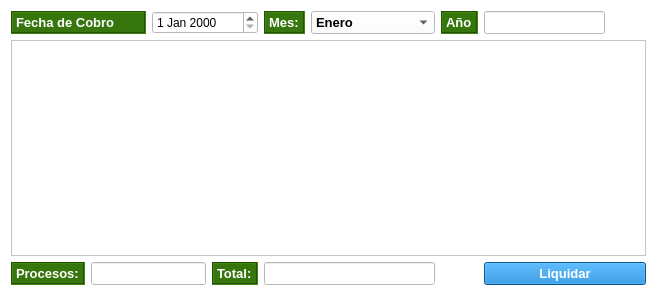
<?xml version="1.0" encoding="UTF-8"?>
<ui version="4.0">
 <class>Form</class>
 <widget class="QWidget" name="Form">
  <property name="geometry">
   <rect>
    <x>0</x>
    <y>0</y>
    <width>657</width>
    <height>296</height>
   </rect>
  </property>
  <property name="palette">
   <palette>
    <active>
     <colorrole role="WindowText">
      <brush brushstyle="SolidPattern">
       <color alpha="255">
        <red>0</red>
        <green>0</green>
        <blue>0</blue>
       </color>
      </brush>
     </colorrole>
     <colorrole role="Button">
      <brush brushstyle="SolidPattern">
       <color alpha="255">
        <red>255</red>
        <green>255</green>
        <blue>255</blue>
       </color>
      </brush>
     </colorrole>
     <colorrole role="Light">
      <brush brushstyle="SolidPattern">
       <color alpha="255">
        <red>255</red>
        <green>255</green>
        <blue>255</blue>
       </color>
      </brush>
     </colorrole>
     <colorrole role="Midlight">
      <brush brushstyle="SolidPattern">
       <color alpha="255">
        <red>255</red>
        <green>255</green>
        <blue>255</blue>
       </color>
      </brush>
     </colorrole>
     <colorrole role="Dark">
      <brush brushstyle="SolidPattern">
       <color alpha="255">
        <red>127</red>
        <green>127</green>
        <blue>127</blue>
       </color>
      </brush>
     </colorrole>
     <colorrole role="Mid">
      <brush brushstyle="SolidPattern">
       <color alpha="255">
        <red>170</red>
        <green>170</green>
        <blue>170</blue>
       </color>
      </brush>
     </colorrole>
     <colorrole role="Text">
      <brush brushstyle="SolidPattern">
       <color alpha="255">
        <red>0</red>
        <green>0</green>
        <blue>0</blue>
       </color>
      </brush>
     </colorrole>
     <colorrole role="BrightText">
      <brush brushstyle="SolidPattern">
       <color alpha="255">
        <red>255</red>
        <green>255</green>
        <blue>255</blue>
       </color>
      </brush>
     </colorrole>
     <colorrole role="ButtonText">
      <brush brushstyle="SolidPattern">
       <color alpha="255">
        <red>0</red>
        <green>0</green>
        <blue>0</blue>
       </color>
      </brush>
     </colorrole>
     <colorrole role="Base">
      <brush brushstyle="SolidPattern">
       <color alpha="255">
        <red>255</red>
        <green>255</green>
        <blue>255</blue>
       </color>
      </brush>
     </colorrole>
     <colorrole role="Window">
      <brush brushstyle="SolidPattern">
       <color alpha="255">
        <red>255</red>
        <green>255</green>
        <blue>255</blue>
       </color>
      </brush>
     </colorrole>
     <colorrole role="Shadow">
      <brush brushstyle="SolidPattern">
       <color alpha="255">
        <red>0</red>
        <green>0</green>
        <blue>0</blue>
       </color>
      </brush>
     </colorrole>
     <colorrole role="AlternateBase">
      <brush brushstyle="SolidPattern">
       <color alpha="255">
        <red>255</red>
        <green>255</green>
        <blue>255</blue>
       </color>
      </brush>
     </colorrole>
     <colorrole role="ToolTipBase">
      <brush brushstyle="SolidPattern">
       <color alpha="255">
        <red>255</red>
        <green>255</green>
        <blue>220</blue>
       </color>
      </brush>
     </colorrole>
     <colorrole role="ToolTipText">
      <brush brushstyle="SolidPattern">
       <color alpha="255">
        <red>0</red>
        <green>0</green>
        <blue>0</blue>
       </color>
      </brush>
     </colorrole>
    </active>
    <inactive>
     <colorrole role="WindowText">
      <brush brushstyle="SolidPattern">
       <color alpha="255">
        <red>0</red>
        <green>0</green>
        <blue>0</blue>
       </color>
      </brush>
     </colorrole>
     <colorrole role="Button">
      <brush brushstyle="SolidPattern">
       <color alpha="255">
        <red>255</red>
        <green>255</green>
        <blue>255</blue>
       </color>
      </brush>
     </colorrole>
     <colorrole role="Light">
      <brush brushstyle="SolidPattern">
       <color alpha="255">
        <red>255</red>
        <green>255</green>
        <blue>255</blue>
       </color>
      </brush>
     </colorrole>
     <colorrole role="Midlight">
      <brush brushstyle="SolidPattern">
       <color alpha="255">
        <red>255</red>
        <green>255</green>
        <blue>255</blue>
       </color>
      </brush>
     </colorrole>
     <colorrole role="Dark">
      <brush brushstyle="SolidPattern">
       <color alpha="255">
        <red>127</red>
        <green>127</green>
        <blue>127</blue>
       </color>
      </brush>
     </colorrole>
     <colorrole role="Mid">
      <brush brushstyle="SolidPattern">
       <color alpha="255">
        <red>170</red>
        <green>170</green>
        <blue>170</blue>
       </color>
      </brush>
     </colorrole>
     <colorrole role="Text">
      <brush brushstyle="SolidPattern">
       <color alpha="255">
        <red>0</red>
        <green>0</green>
        <blue>0</blue>
       </color>
      </brush>
     </colorrole>
     <colorrole role="BrightText">
      <brush brushstyle="SolidPattern">
       <color alpha="255">
        <red>255</red>
        <green>255</green>
        <blue>255</blue>
       </color>
      </brush>
     </colorrole>
     <colorrole role="ButtonText">
      <brush brushstyle="SolidPattern">
       <color alpha="255">
        <red>0</red>
        <green>0</green>
        <blue>0</blue>
       </color>
      </brush>
     </colorrole>
     <colorrole role="Base">
      <brush brushstyle="SolidPattern">
       <color alpha="255">
        <red>255</red>
        <green>255</green>
        <blue>255</blue>
       </color>
      </brush>
     </colorrole>
     <colorrole role="Window">
      <brush brushstyle="SolidPattern">
       <color alpha="255">
        <red>255</red>
        <green>255</green>
        <blue>255</blue>
       </color>
      </brush>
     </colorrole>
     <colorrole role="Shadow">
      <brush brushstyle="SolidPattern">
       <color alpha="255">
        <red>0</red>
        <green>0</green>
        <blue>0</blue>
       </color>
      </brush>
     </colorrole>
     <colorrole role="AlternateBase">
      <brush brushstyle="SolidPattern">
       <color alpha="255">
        <red>255</red>
        <green>255</green>
        <blue>255</blue>
       </color>
      </brush>
     </colorrole>
     <colorrole role="ToolTipBase">
      <brush brushstyle="SolidPattern">
       <color alpha="255">
        <red>255</red>
        <green>255</green>
        <blue>220</blue>
       </color>
      </brush>
     </colorrole>
     <colorrole role="ToolTipText">
      <brush brushstyle="SolidPattern">
       <color alpha="255">
        <red>0</red>
        <green>0</green>
        <blue>0</blue>
       </color>
      </brush>
     </colorrole>
    </inactive>
    <disabled>
     <colorrole role="WindowText">
      <brush brushstyle="SolidPattern">
       <color alpha="255">
        <red>127</red>
        <green>127</green>
        <blue>127</blue>
       </color>
      </brush>
     </colorrole>
     <colorrole role="Button">
      <brush brushstyle="SolidPattern">
       <color alpha="255">
        <red>255</red>
        <green>255</green>
        <blue>255</blue>
       </color>
      </brush>
     </colorrole>
     <colorrole role="Light">
      <brush brushstyle="SolidPattern">
       <color alpha="255">
        <red>255</red>
        <green>255</green>
        <blue>255</blue>
       </color>
      </brush>
     </colorrole>
     <colorrole role="Midlight">
      <brush brushstyle="SolidPattern">
       <color alpha="255">
        <red>255</red>
        <green>255</green>
        <blue>255</blue>
       </color>
      </brush>
     </colorrole>
     <colorrole role="Dark">
      <brush brushstyle="SolidPattern">
       <color alpha="255">
        <red>127</red>
        <green>127</green>
        <blue>127</blue>
       </color>
      </brush>
     </colorrole>
     <colorrole role="Mid">
      <brush brushstyle="SolidPattern">
       <color alpha="255">
        <red>170</red>
        <green>170</green>
        <blue>170</blue>
       </color>
      </brush>
     </colorrole>
     <colorrole role="Text">
      <brush brushstyle="SolidPattern">
       <color alpha="255">
        <red>127</red>
        <green>127</green>
        <blue>127</blue>
       </color>
      </brush>
     </colorrole>
     <colorrole role="BrightText">
      <brush brushstyle="SolidPattern">
       <color alpha="255">
        <red>255</red>
        <green>255</green>
        <blue>255</blue>
       </color>
      </brush>
     </colorrole>
     <colorrole role="ButtonText">
      <brush brushstyle="SolidPattern">
       <color alpha="255">
        <red>127</red>
        <green>127</green>
        <blue>127</blue>
       </color>
      </brush>
     </colorrole>
     <colorrole role="Base">
      <brush brushstyle="SolidPattern">
       <color alpha="255">
        <red>255</red>
        <green>255</green>
        <blue>255</blue>
       </color>
      </brush>
     </colorrole>
     <colorrole role="Window">
      <brush brushstyle="SolidPattern">
       <color alpha="255">
        <red>255</red>
        <green>255</green>
        <blue>255</blue>
       </color>
      </brush>
     </colorrole>
     <colorrole role="Shadow">
      <brush brushstyle="SolidPattern">
       <color alpha="255">
        <red>0</red>
        <green>0</green>
        <blue>0</blue>
       </color>
      </brush>
     </colorrole>
     <colorrole role="AlternateBase">
      <brush brushstyle="SolidPattern">
       <color alpha="255">
        <red>255</red>
        <green>255</green>
        <blue>255</blue>
       </color>
      </brush>
     </colorrole>
     <colorrole role="ToolTipBase">
      <brush brushstyle="SolidPattern">
       <color alpha="255">
        <red>255</red>
        <green>255</green>
        <blue>220</blue>
       </color>
      </brush>
     </colorrole>
     <colorrole role="ToolTipText">
      <brush brushstyle="SolidPattern">
       <color alpha="255">
        <red>0</red>
        <green>0</green>
        <blue>0</blue>
       </color>
      </brush>
     </colorrole>
    </disabled>
   </palette>
  </property>
  <property name="windowTitle">
   <string>Form</string>
  </property>
  <layout class="QGridLayout" name="gridLayout" rowstretch="5,90,5">
   <item row="0" column="2" colspan="2">
    <widget class="QDateEdit" name="dateEdit">
     <property name="sizePolicy">
      <sizepolicy hsizetype="Minimum" vsizetype="Expanding">
       <horstretch>0</horstretch>
       <verstretch>0</verstretch>
      </sizepolicy>
     </property>
    </widget>
   </item>
   <item row="0" column="0" colspan="2">
    <widget class="QLabel" name="label_6">
     <property name="sizePolicy">
      <sizepolicy hsizetype="Preferred" vsizetype="Expanding">
       <horstretch>0</horstretch>
       <verstretch>0</verstretch>
      </sizepolicy>
     </property>
     <property name="font">
      <font>
       <pointsize>10</pointsize>
       <weight>75</weight>
       <bold>true</bold>
      </font>
     </property>
     <property name="styleSheet">
      <string notr="true">#label_6{
background-color:#37760D;
color: #FFFFFF;
}</string>
     </property>
     <property name="frameShape">
      <enum>QFrame::Box</enum>
     </property>
     <property name="frameShadow">
      <enum>QFrame::Sunken</enum>
     </property>
     <property name="text">
      <string>Fecha de Cobro</string>
     </property>
    </widget>
   </item>
   <item row="0" column="6">
    <widget class="QComboBox" name="comboBox_2">
     <property name="sizePolicy">
      <sizepolicy hsizetype="Preferred" vsizetype="Expanding">
       <horstretch>0</horstretch>
       <verstretch>0</verstretch>
      </sizepolicy>
     </property>
     <property name="font">
      <font>
       <pointsize>10</pointsize>
       <weight>75</weight>
       <bold>true</bold>
      </font>
     </property>
     <item>
      <property name="text">
       <string>Enero</string>
      </property>
     </item>
     <item>
      <property name="text">
       <string>Febrero</string>
      </property>
     </item>
     <item>
      <property name="text">
       <string>Marzo</string>
      </property>
     </item>
     <item>
      <property name="text">
       <string>Abril</string>
      </property>
     </item>
     <item>
      <property name="text">
       <string>Mayo</string>
      </property>
     </item>
     <item>
      <property name="text">
       <string>Junio</string>
      </property>
     </item>
     <item>
      <property name="text">
       <string>SAC-Junio</string>
      </property>
     </item>
     <item>
      <property name="text">
       <string>Julio</string>
      </property>
     </item>
     <item>
      <property name="text">
       <string>Agosto</string>
      </property>
     </item>
     <item>
      <property name="text">
       <string>Septiembre</string>
      </property>
     </item>
     <item>
      <property name="text">
       <string>Octubre</string>
      </property>
     </item>
     <item>
      <property name="text">
       <string>Noviembre</string>
      </property>
     </item>
     <item>
      <property name="text">
       <string>Diciembre</string>
      </property>
     </item>
     <item>
      <property name="text">
       <string>SAC-Diciembre</string>
      </property>
     </item>
    </widget>
   </item>
   <item row="0" column="7">
    <widget class="QLabel" name="label_3">
     <property name="sizePolicy">
      <sizepolicy hsizetype="Preferred" vsizetype="Expanding">
       <horstretch>0</horstretch>
       <verstretch>0</verstretch>
      </sizepolicy>
     </property>
     <property name="font">
      <font>
       <pointsize>10</pointsize>
       <weight>75</weight>
       <bold>true</bold>
      </font>
     </property>
     <property name="styleSheet">
      <string notr="true">#label_3{
background-color:#37760D;
color: #FFFFFF;
}</string>
     </property>
     <property name="frameShape">
      <enum>QFrame::Box</enum>
     </property>
     <property name="frameShadow">
      <enum>QFrame::Sunken</enum>
     </property>
     <property name="text">
      <string>Año</string>
     </property>
    </widget>
   </item>
   <item row="0" column="8">
    <widget class="QLineEdit" name="lineEdit">
     <property name="sizePolicy">
      <sizepolicy hsizetype="Expanding" vsizetype="Expanding">
       <horstretch>0</horstretch>
       <verstretch>0</verstretch>
      </sizepolicy>
     </property>
     <property name="font">
      <font>
       <pointsize>10</pointsize>
       <weight>75</weight>
       <bold>true</bold>
      </font>
     </property>
    </widget>
   </item>
   <item row="2" column="0">
    <widget class="QLabel" name="label_4">
     <property name="sizePolicy">
      <sizepolicy hsizetype="Preferred" vsizetype="Expanding">
       <horstretch>0</horstretch>
       <verstretch>0</verstretch>
      </sizepolicy>
     </property>
     <property name="font">
      <font>
       <pointsize>10</pointsize>
       <weight>75</weight>
       <bold>true</bold>
      </font>
     </property>
     <property name="styleSheet">
      <string notr="true">#label_4{
background-color:#37760D;
color: #FFFFFF;
}</string>
     </property>
     <property name="frameShape">
      <enum>QFrame::Box</enum>
     </property>
     <property name="frameShadow">
      <enum>QFrame::Sunken</enum>
     </property>
     <property name="text">
      <string>Procesos:</string>
     </property>
    </widget>
   </item>
   <item row="2" column="1" colspan="2">
    <widget class="QLineEdit" name="lineEdit_2">
     <property name="sizePolicy">
      <sizepolicy hsizetype="Expanding" vsizetype="Expanding">
       <horstretch>0</horstretch>
       <verstretch>0</verstretch>
      </sizepolicy>
     </property>
     <property name="font">
      <font>
       <pointsize>10</pointsize>
       <weight>75</weight>
       <bold>true</bold>
      </font>
     </property>
    </widget>
   </item>
   <item row="2" column="3">
    <widget class="QLabel" name="label_5">
     <property name="sizePolicy">
      <sizepolicy hsizetype="Preferred" vsizetype="Expanding">
       <horstretch>0</horstretch>
       <verstretch>0</verstretch>
      </sizepolicy>
     </property>
     <property name="font">
      <font>
       <pointsize>10</pointsize>
       <weight>75</weight>
       <bold>true</bold>
      </font>
     </property>
     <property name="styleSheet">
      <string notr="true">#label_5{
background-color:#37760D;
color: #FFFFFF;
}</string>
     </property>
     <property name="frameShape">
      <enum>QFrame::Box</enum>
     </property>
     <property name="frameShadow">
      <enum>QFrame::Sunken</enum>
     </property>
     <property name="text">
      <string>Total:</string>
     </property>
    </widget>
   </item>
   <item row="2" column="4" colspan="3">
    <widget class="QLineEdit" name="lineEdit_3">
     <property name="sizePolicy">
      <sizepolicy hsizetype="Expanding" vsizetype="Expanding">
       <horstretch>0</horstretch>
       <verstretch>0</verstretch>
      </sizepolicy>
     </property>
     <property name="font">
      <font>
       <pointsize>10</pointsize>
       <weight>75</weight>
       <bold>true</bold>
      </font>
     </property>
    </widget>
   </item>
   <item row="0" column="4" colspan="2">
    <widget class="QLabel" name="label_2">
     <property name="sizePolicy">
      <sizepolicy hsizetype="Preferred" vsizetype="Expanding">
       <horstretch>0</horstretch>
       <verstretch>0</verstretch>
      </sizepolicy>
     </property>
     <property name="font">
      <font>
       <pointsize>10</pointsize>
       <weight>75</weight>
       <bold>true</bold>
      </font>
     </property>
     <property name="styleSheet">
      <string notr="true">#label_2{
background-color:#37760D;
color: #FFFFFF;
}</string>
     </property>
     <property name="frameShape">
      <enum>QFrame::Box</enum>
     </property>
     <property name="frameShadow">
      <enum>QFrame::Sunken</enum>
     </property>
     <property name="text">
      <string>Mes:</string>
     </property>
    </widget>
   </item>
   <item row="0" column="9">
    <spacer name="horizontalSpacer">
     <property name="orientation">
      <enum>Qt::Horizontal</enum>
     </property>
     <property name="sizeHint" stdset="0">
      <size>
       <width>40</width>
       <height>20</height>
      </size>
     </property>
    </spacer>
   </item>
   <item row="1" column="0" colspan="10">
    <widget class="QTableView" name="tableView">
     <property name="font">
      <font>
       <pointsize>10</pointsize>
       <weight>75</weight>
       <bold>true</bold>
      </font>
     </property>
    </widget>
   </item>
   <item row="2" column="7">
    <spacer name="horizontalSpacer_2">
     <property name="orientation">
      <enum>Qt::Horizontal</enum>
     </property>
     <property name="sizeHint" stdset="0">
      <size>
       <width>40</width>
       <height>20</height>
      </size>
     </property>
    </spacer>
   </item>
   <item row="2" column="8" colspan="2">
    <widget class="QPushButton" name="pushButton">
     <property name="font">
      <font>
       <pointsize>10</pointsize>
       <weight>75</weight>
       <bold>true</bold>
      </font>
     </property>
     <property name="styleSheet">
      <string notr="true">#pushButton{
background-color:#0A7DD0;
color: #ffffff
}

#pushButton:hover{
background-color:#1067A5;
}
</string>
     </property>
     <property name="text">
      <string>Liquidar</string>
     </property>
     <property name="icon">
      <iconset>
       <normaloff>../../../../../.designer/iconos/refresh.ico</normaloff>../../../../../.designer/iconos/refresh.ico</iconset>
     </property>
     <property name="iconSize">
      <size>
       <width>30</width>
       <height>30</height>
      </size>
     </property>
    </widget>
   </item>
  </layout>
 </widget>
 <resources/>
 <connections/>
</ui>
